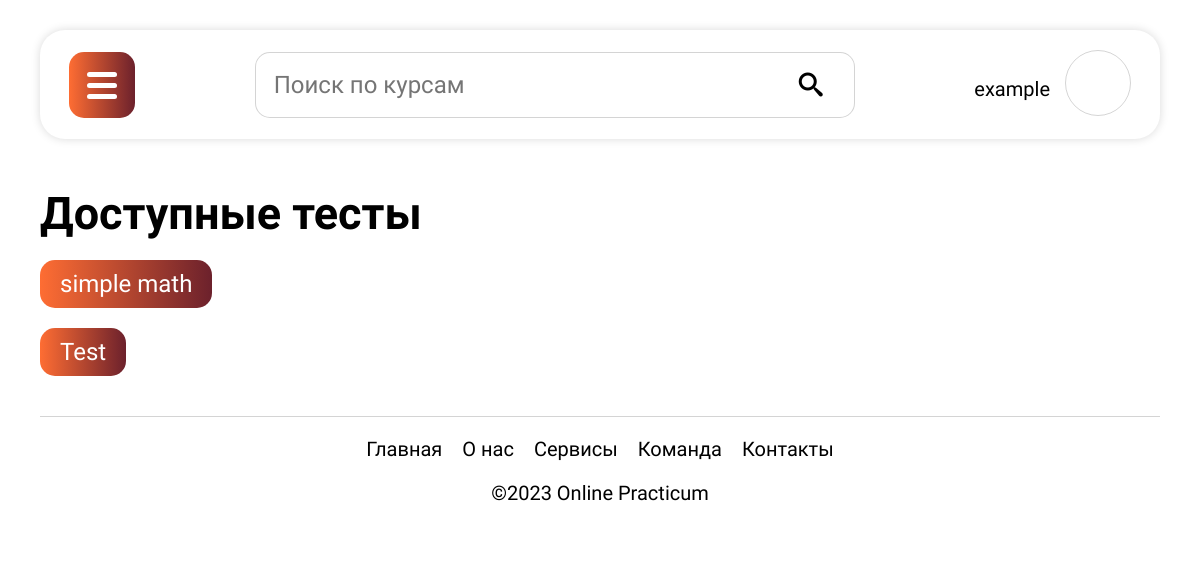
Screenshot of /quiz/ (signed in) with the database file from the repository.
### users/models.py (models this page shows)
class User(AbstractUser):
    last_name = models.CharField(max_length=50, verbose_name='Фамилия')
    first_name = models.CharField(max_length=50, verbose_name='Имя')
    birth_date = models.DateField(verbose_name='Дата рождения', default=date.today)
    gender = models.CharField(max_length=10, choices=(('M', 'Мужской'), ('F', 'Женский')), verbose_name='Гендер')
    avatar = models.URLField(blank=True)

### quizes/models.py (models this page shows, shortened)
class Quiz(models.Model):
    name = models.CharField(max_length=120)
    topic = models.CharField(max_length=120)
    number_of_questions = models.IntegerField()
    time = models.IntegerField(help_text="duration of the quiz in minutes")
    required_score_to_pass = models.IntegerField(help_text="required score in %")
    difficulty = models.CharField(max_length=6, choices=DIFF_CHOICES)
    class Meta:
        verbose_name_plural = 'Quizes'

### quizes/views.py (the view)
# urls.py: path('', QuizListView.as_view(), name='main-view'),
class QuizListView(ListView):
    model = Quiz
    template_name = 'quizes/main.html'

### quizes/templates/quizes/main.html (shortened to what this page needs)
{% extends 'main/layout.html' %}
{% load static %}
{% block head %}
  <link rel="stylesheet" href="{%static 'main/css/main.css'%}">
  <link rel="stylesheet" href="{%static 'main/css/navbar.css'%}">
  <link rel="stylesheet" href="{%static 'quiz/css/quiz.css'%}">
{% endblock head %}
{% block header %}
    {% include 'main/navbar.html' %}
{% endblock header %}
{% block content %}
<h1>Доступные тесты</h1>
{% for obj in object_list %}
    <button
        class="modal-btn"
        data-pk="{{obj.pk}}"
        data-quiz="{{obj.name}}"
        data-questions="{{obj.number_of_questions}}"
        data-difficulty="{{obj.difficulty}}"
        data-time="{{obj.time}}"
        data-pass="{{obj.required_score_to_pass}}"
        data-bs-toggle="modal"
        data-bs-target="#quizStartModal">
        {{obj.name}}
    </button><br>
{% endfor %}
{% endblock content %}

### main/templates/main/navbar.html (shortened to what this page needs)
<nav class="nav">
    <section class="nav_bar">
        <section class="button_burger">
            <label class="navbar-toggler" for="toggle">
                <span class="bar"></span>
                <span class="bar"></span>
                <span class="bar"></span>
            </label>
        </section>
        <form class="search__form">
            <input class="input__search" type="text" placeholder="Поиск по курсам">
            <span class="icon-search"></span>
        </form>
        <section class="user__form">
            {% if request.user.is_authenticated %}
                <p>{{user.username}}</p>
                <label class=" navbar-toggler" for="toggle1"><img class="image__avatar" src="{{user.avatar}}" alt=""></label>
            {% else %}
            <section class="button_nav"> <a href="{%url 'profile'%}">Войти</a></section>
            {% endif %}
        </section>
    </section>
</nav>

### main/static/main/css/main.css (style rules this page uses)
html, body { font-family: 'Raleway', sans-serif; font-weight: 400; font-size: 24px; }
body { background-color: #FFF; }
h1 { font-weight: bold; font-size: 45px; margin-top: 48px; }
p { margin-top: 20px; margin-bottom: 12px; font-size: 20px; font-weight: 450; }

### main/static/main/css/navbar.css (style rules this page uses)
.nav_bar { position: relative; z-index: 2; margin-top: 30px; display: flex; gap: 30px; align-items: center; padding-left: 29px; padding-right: 29px; justify-content: center; align-items: center; height: 109px; background: #FFFFFF; box-shadow: 0px 0px 10px rgba(0, 0, 0, 0.15); border-radius: 25px; }
.search__form { text-align: center; width: 600px; min-width: 300px; height: 66px; position: relative; }
.input__search { position: absolute; top: 0; left: 0; width: 100%; height: 100%; padding-left: 18px; border: 1px solid rgba(0, 0, 0, 0.17); border-radius: 15px; outline: none; background: #FFF; color: #000; }
.icon-search { font-size: 24px; position: absolute; top: 21px; right: 29px; width: 30px; height: 30px; border: none; cursor: pointer; }
.user__form { margin-left: auto; display: flex; align-items: center; justify-content: center; }
.image__avatar { cursor: pointer; margin-left: 15px; min-width: 66px; height: 66px; border-radius: 100%; border: 1px solid rgba(0, 0, 0, 0.17); }
.button_burger { margin-right: auto; display: flex; justify-content: center; border-radius: 15px; height: 66px; min-width: 66px; align-items: center; text-align: center; background: linear-gradient(90deg, #FE6D33 0%, #6C212C 100%); }
.navbar-toggler { display: grid; margin: -4px 0 0 0; cursor: pointer; }
.navbar-toggler .bar { width: 30px; height: 5px; margin-bottom: 6px; background: #FFF; border-radius: 3px; transition: .4s; }
.navbar-toggler .bar:last-child { margin-bottom: -8px; }

### main/static/quiz/css/quiz.css (style rules this page uses)
.modal-btn { background: linear-gradient(90deg, #FE6D33 0%, #6C212C 100%); color: white; margin-top: 20px; }
.modal-btn { padding: 10px 20px; background-color: #007bff; color: #fff; border: none; border-radius: 15px; cursor: pointer; }

### rows the page displays
User: username "example"
Quiz: name "simple math"
Quiz: name "Test"
